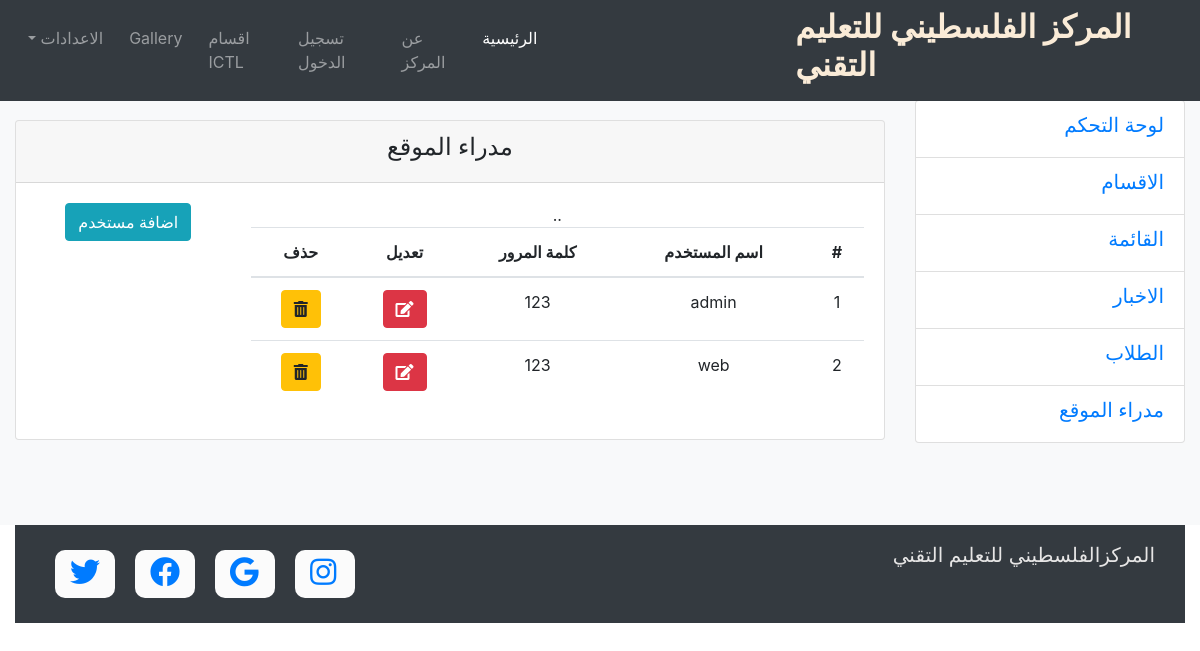
Page /admin-cp/adminshow.php on the committed database.
### tables this page shows
CREATE TABLE IF NOT EXISTS `users` (
  `id` int(11) NOT NULL,
  `username` varchar(255) NOT NULL,
  `password` varchar(255) NOT NULL
);

### admin-cp/adminshow.php (the view, shortened to what this page needs)
<!DOCTYPE html>
<html lang="en">
<head>
</head>
<body>
    <?php
        include "../include/header.php";
        include "../include/slidebar.php";
    ?>
    <article class="col-lg-9" style="min-height:320px;">
        <div class="card">
            <div class="card-header text-center"><h4>مدراء الموقع</h4></div>
            <div class="card-body">
                <div class="row">
                    <div class="col-md-9">
                        <table class="table">
                            <thead>
                                <tr>
                                    <th scope="col">#</th>
                                    <th scope="col">اسم المستخدم</th>
                                    <th scope="col">كلمة المرور</th>
                                    <th scope="col">تعديل</th>
                                    <th scope="col">حذف</th>
                                </tr>
                            </thead>
                            <?php
                            include "../pages/conn.php";
                            $sql="select * from users";
                            $result=mysqli_query($conn,$sql);
                            if (mysqli_num_rows($result)>0) {
                                while($row=mysqli_fetch_assoc($result)){
                                    echo "<tr><td>"
                                    .$row['id']
                                    ."</td><td>"
                                    .$row['username']
                                    ."</td><td>"
                                    .$row['password']
                                    ."</td><td>"
                                    ."<a class='btn btn-danger' href='adminedit.php?id=$row[id]&username=$row[username]&password=$row[password]'><i class='fas fa-edit'></i></a>"
                                    ."</td>.<td>"
                                    ."<a class='btn btn-warning' href='admindelete.php?id=$row[id]'><i class='fas fa-trash-alt'></i></a>"
                                    ."</td></tr>";
                                }
                            }
                            else{
                                echo"لايوجد نتائج";
                            }
                            ?>
                        </table>
                    </div>
                    <div class="col-md-3">
                        <a href="admininsert.php"><button type="button" class="btn btn-info">اضافة مستخدم</button></a>
                    </div>
                </div>
            </div>
        </div>
                        </div>
    <?php
      include "../include/footer.php";
    ?>
</body>
</html>

### css/style.css (style rules this page uses)
.card { margin-top: 20px; text-align: center; }

### rows in the picture
users: id "1", username "admin", password "123"
users: id "2", username "web", password "123"
